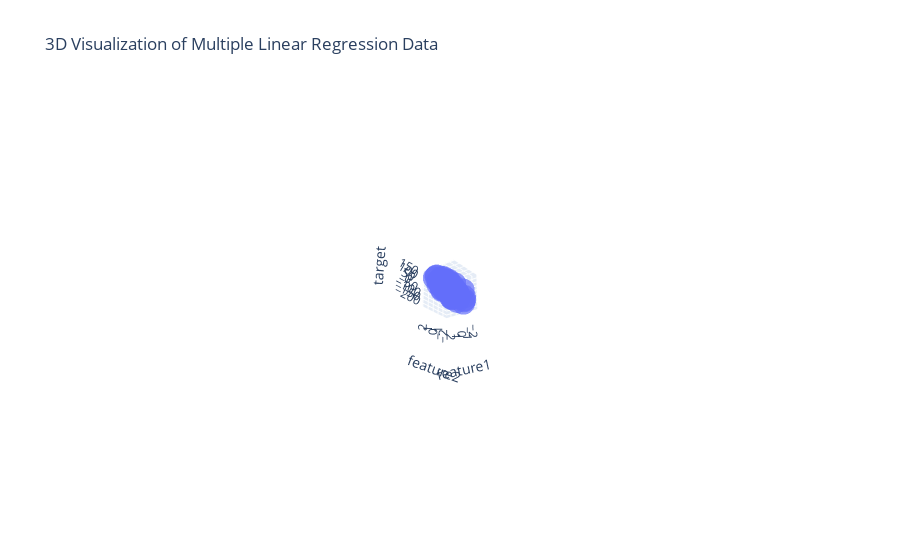

Source (notebook cell):
### Code cell
import plotly.express as px

fig = px.scatter_3d(
    df,
    x='feature1',
    y='feature2',
    z='target',
    opacity=0.7,
    title='3D Visualization of Multiple Linear Regression Data'
)

fig.show()
